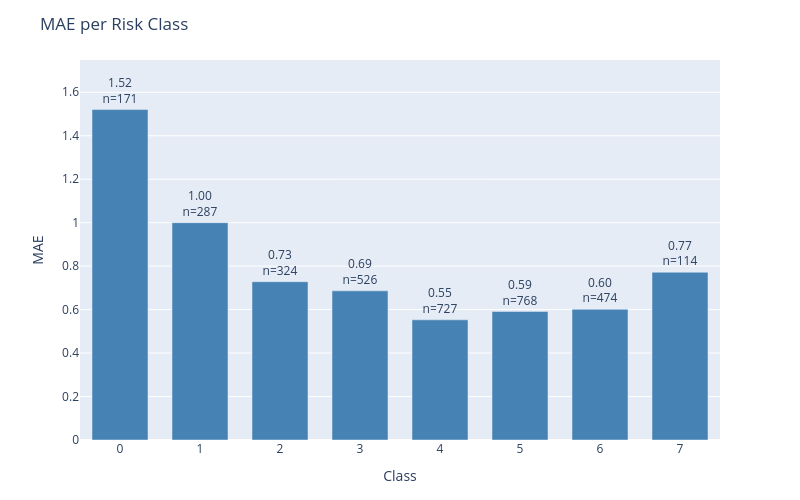

Notebook cell for this chart:
### Code cell
plot_error_by_group(
    df=results_test,
    y_true_col='actual',
    y_pred_col='prediction',
    group_by='class',
    metric='mae',
    title='MAE per Risk Class'
)

### Figure 1 — Plotly figure (JSON) as saved in the notebook; plotly's stock layout.template omitted (floating-point values rounded to 4 significant figures)
{"data": [{"marker": {"color": "steelblue"}, "text": ["1.52<br>n=171", "1.00<br>n=287", "0.73<br>n=324", "0.69<br>n=526", "0.55<br>n=727", "0.59<br>n=768", "0.60<br>n=474", "0.77<br>n=114"], "textposition": "outside", "type": "bar", "x": ["0", "1", "2", "3", "4", "5", "6", "7"], "y": [1.52, 1, 0.7284, 0.6863, 0.553, 0.5911, 0.6013, 0.7719]}], "layout": {"bargap": 0.3, "height": 500, "margin": {"b": 60, "t": 60}, "title": {"text": "MAE per Risk Class"}, "uniformtext": {"minsize": 8, "mode": "hide"}, "width": 800, "xaxis": {"title": {"text": "Class"}}, "yaxis": {"range": [0, 1.749], "title": {"text": "MAE"}}}}
